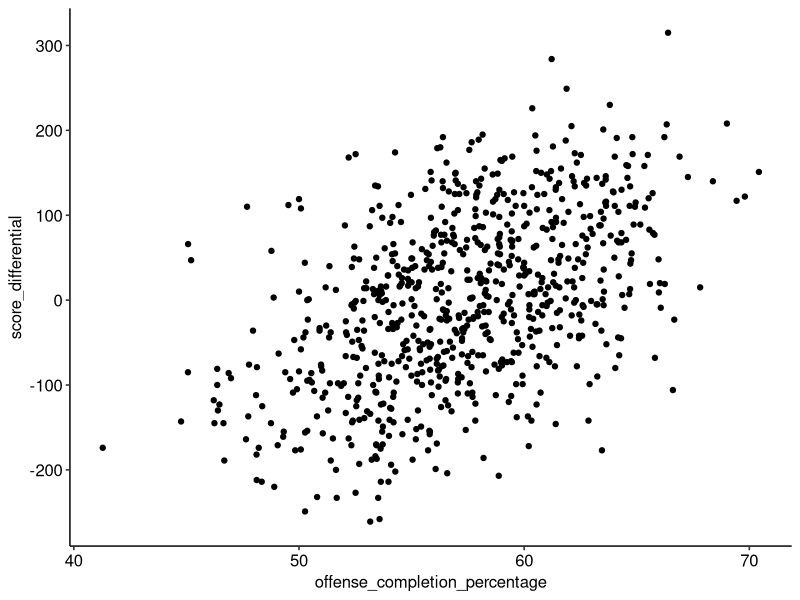
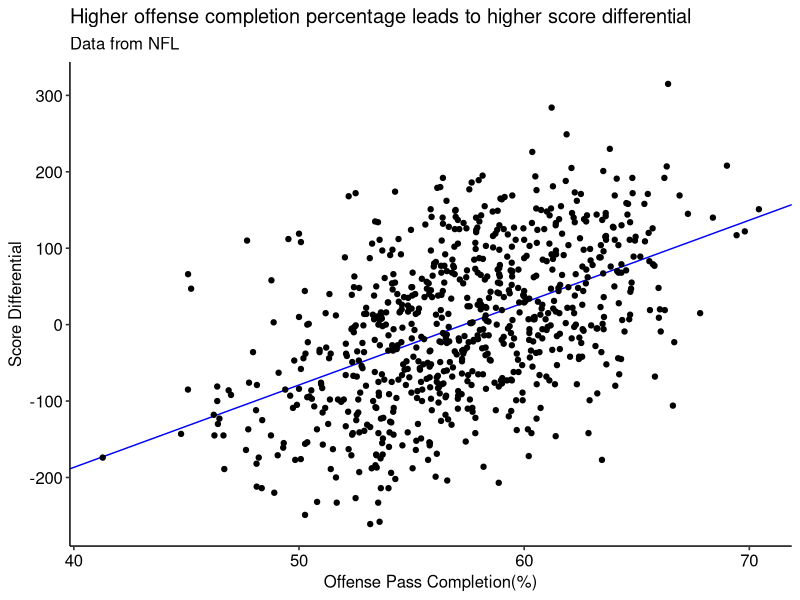
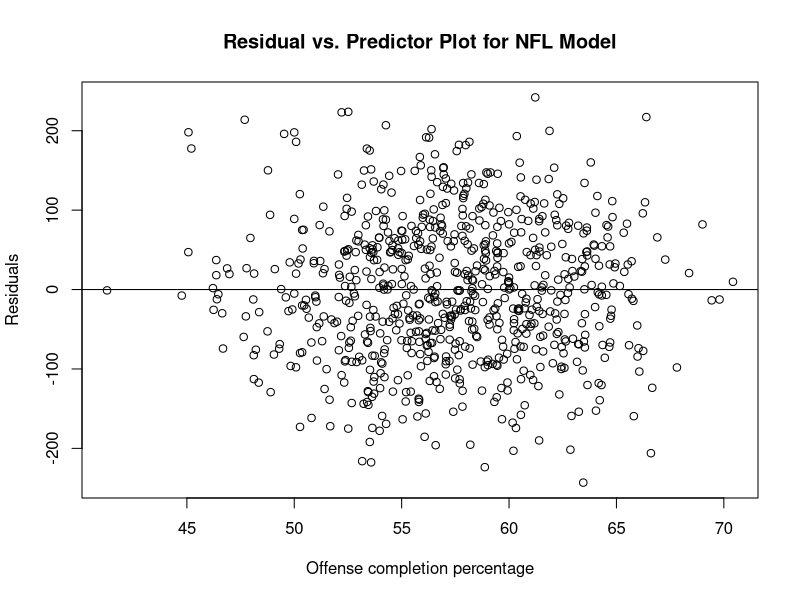
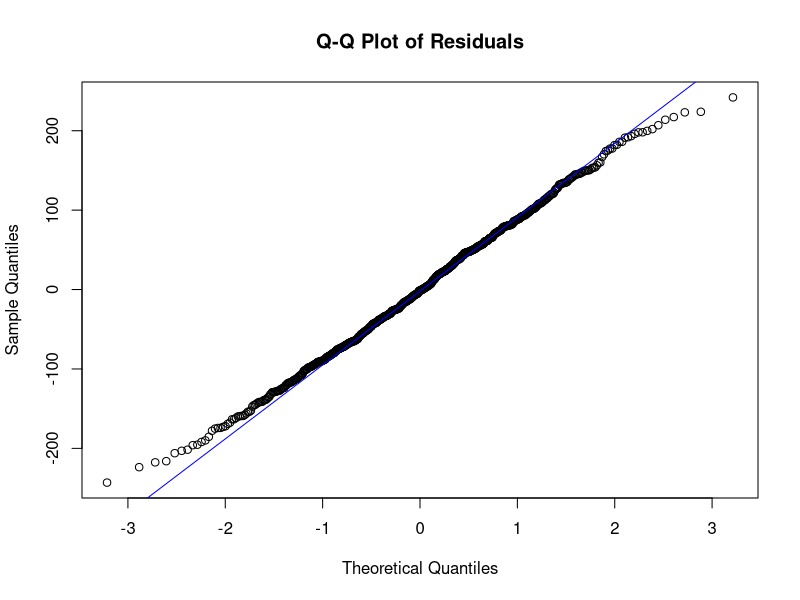

These charts were generated, in order, by the following R code:
## 00_clean-data.R

library(tidyverse)
library(ggplot2)
library(ggpubr)

#cleaning data
raw_data <- read.csv("data/nfl-team-statistics.csv")
summary(raw_data)

sum(is.na(raw_data))

clean_data <- raw_data[c("season", "offense_completion_percentage", "defense_completion_percentage", "points_scored","points_allowed", "score_differential")]
summary(clean_data)
clean_data$offense_completion_percentage <- clean_data$offense_completion_percentage * 100

write.csv(clean_data, "data/nfl_clean.csv")
#------------
#visualization of data 

#scatter plot of data score differential vs offense completion percentage
ggplot(clean_data, aes(x = offense_completion_percentage, y = score_differential)) +
  geom_point() + 
  theme_pubr()

#regression with score differential as outcome and offense completion percentage as predictor
lm_fit <- lm(score_differential ~ offense_completion_percentage, data = clean_data)

#visualization of regression
summary(lm_fit)

b0 <- coef(lm_fit)[1] #intercept coefficient
b1 <- coef(lm_fit)[2] #slope coefficient

#95% confidence interval
confint(lm_fit)

#scatter with linear regression line
ggplot(clean_data, aes(x = offense_completion_percentage, y = score_differential)) +
  geom_abline(slope = coef(lm_fit)[2], 
              intercept = coef(lm_fit)[1], color = "blue") + 
  geom_point() +
  xlab("Offense Pass Completion(%)")+
  ylab("Score Differential")+
  ggtitle("Higher offense completion percentage leads to higher score differential",
          subtitle = "Data from NFL") +
  theme_pubr() 


#residual vs predictor plot
plot(clean_data$offense_completion_percentage, resid(lm_fit),
     main = "Residual vs. Predictor Plot for NFL Model",
     xlab = "Offense completion percentage",
     ylab = "Residuals",
)+
  abline(h=0)

#quantile-quantile plot 
qqnorm(resid(lm_fit),
       main = "Q-Q Plot of Residuals")
qqline(resid(lm_fit), col = "blue")

#note the heavy tails
